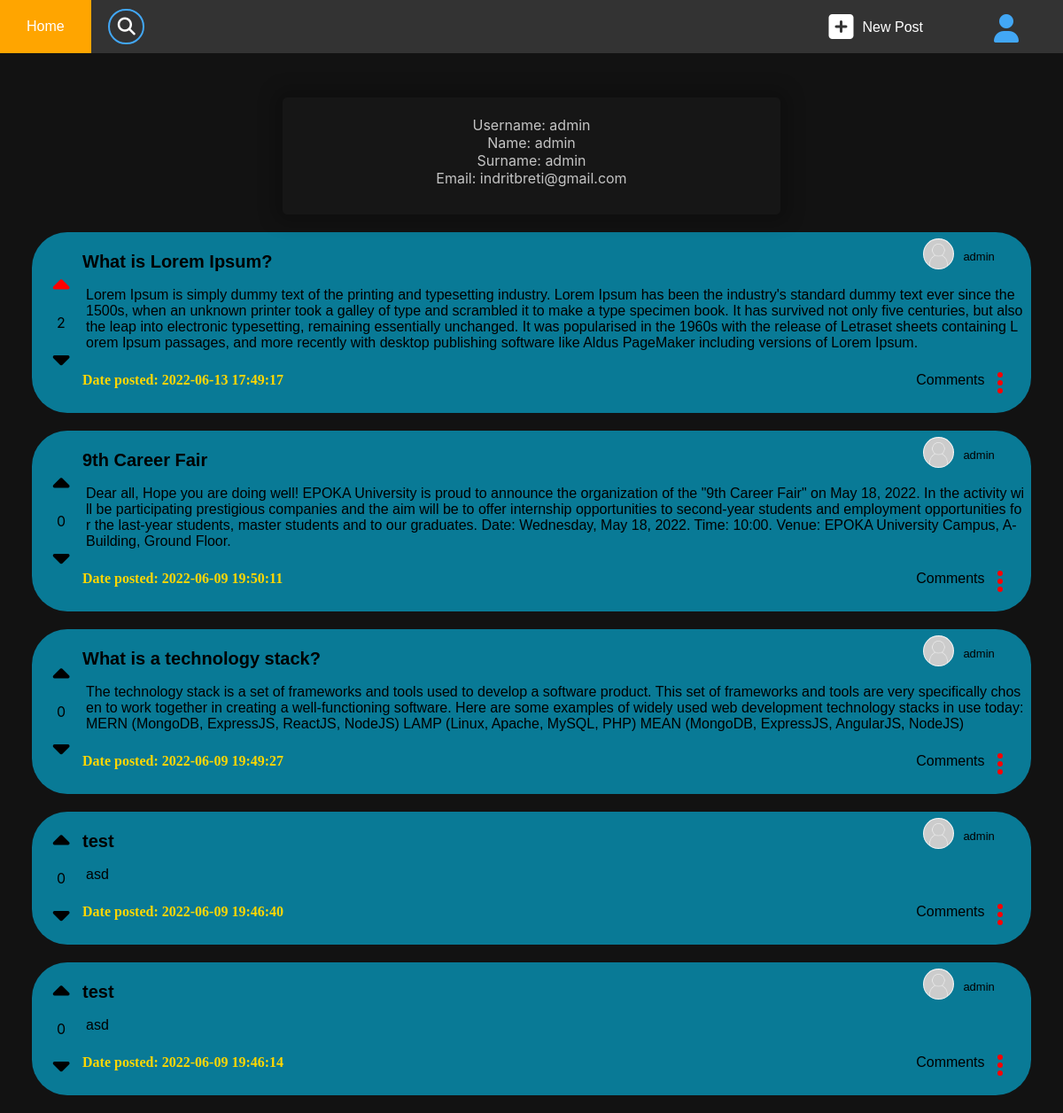
/account?username=admin (signed in), run on the app's committed database.
### tables this page shows
CREATE TABLE `users` (
  `username` varchar(20) NOT NULL,
  `name` varchar(20) NOT NULL,
  `surname` varchar(20) NOT NULL,
  `role` int(11) NOT NULL,
  `email` varchar(32) NOT NULL,
  `birthday` date NOT NULL,
  `password` char(32) NOT NULL
);

CREATE TABLE `votes` (
  `voteId` int(11) NOT NULL,
  `postId` int(11) NOT NULL,
  `username` varchar(20) NOT NULL,
  `value` tinyint(1) NOT NULL,
  `timestampSubmitted` timestamp NOT NULL DEFAULT current_timestamp() ON UPDATE current_timestamp()
);

CREATE TABLE `posts` (
  `postId` int(11) NOT NULL,
  `title` varchar(100) NOT NULL,
  `content` mediumtext NOT NULL,
  `username` varchar(20) NOT NULL,
  `timestampPosted` timestamp NOT NULL DEFAULT '1970-12-31 22:00:01',
  `timestampUpdated` timestamp NOT NULL DEFAULT current_timestamp() ON UPDATE current_timestamp()
);

### src/auth.php (called while the page is built, shortened)
<?php
    function checkAuth(){
        if (isset($_SESSION["username"]) && isset($_SESSION["hashedPass"])) {
            return true;
        }
        return false;
    }
?>

### account/index.php (the view, shortened to what this page needs)
<!DOCTYPE html>
<html>
<head>
    <link rel="stylesheet" type="text/css" href="/askepoka.al/assets/stylesheet.css" />
    <link rel="stylesheet" type="text/css" href="/askepoka.al/assets/css/posts_stylesheet.css" />
    <link rel="stylesheet" href="/askepoka.al/templates/dots_dropdown.css">
</head>
<body>
    <link rel="stylesheet" type="text/css" href="/askepoka.al/templates/navbar/nav_stylesheet.css" />
    <div class="navbar">
        <div class="navbar-container">
            <button class="menu-item" onclick="location.href='/askepoka.al/home'">
                Home
            </button>
            <button class="menu-item menu-search">
                <div class="search-box">
                    <form name="search" action="/askepoka.al/account">
                        <span class="fa fa-lg fa-search" style="margin-right: -35px;"></span>
                        <input type="text" class="search-input-default" name="search" id="search" spellcheck="false" oninput="searchMouseOut()" onmouseover="searchMouseOver()" onmouseout="searchMouseOut()">
                    </form>
                </div>
            </button>
            <button class="menu-item dropdown" style="float: right;" onclick="location.href='/askepoka.al/account'">
                <div class="fa fa-2x fa-user menu-item-div" style="margin-top: 3px; padding-right: 20px; padding-left: 20px;">
                </div>
            </button>
            <button class="menu-item" style="float: right;" onclick="location.href='/askepoka.al/post'">
                <div class="fa fa-2x fa-square-plus"></div>
                <div class="menu-item-div" style="margin-top: 8px; margin-left: 10px;">New Post</div>
            </button>
        </div>
    </div>
    <?php
    require(ROOT_DIR . "/src/auth.php");
    if (checkAuth()) {
        require(ROOT_DIR . "/src/database.php");
        require(ROOT_DIR . "/src/functions.php");
        if (isset($_GET["username"]) &&  $_GET["username"] !== null) {
            $username = $_GET["username"];
        } else {
            $username = $_SESSION["username"];
        }
        if ($username === $_SESSION["username"]) {
            $sql = 'SELECT role, name, surname, birthday, email, username  FROM users WHERE username =  ?';
            try {
                $stmt = $conn->prepare($sql);
                $stmt->execute(array($username));
                $row = $stmt->fetch();
                if ($row == null) {
                    echo "User not found!";
                    $_SESSION["error"] = "User not found!";
                    die();
                }
                $role = $row["role"];
                $name = $row["name"];
                $surname = $row["surname"];
                $date = $row["birthday"];
                $email = $row["email"];
            } catch (Exception $e) {
                echo $e;
            };
            echo '    <div class="centered">
                            <div class="container">
                    <label>Username: ' . $username . '</label></br>
                    <label>Name: ' . $name . '</label></br>
                    <label>Surname: ' . $surname . '</label></br>
                    <label>Email: ' . $email . '</label></br>
                    <label>Birthday: ' . $date . '</label></br>
                    <label>Role: ' . $role . '</label>
                    <br>
                    <br>
                    <form method="post">
                        <input type="submit" name="updateBtn" id="updateBtn" class="customButton" value="Update Values" />
                    </form>
                    </div>
                    </div>
                    ';
            if (isset($_POST['updateBtn'])) {
                header('Location:update?name=' . $name . '&surname=' . $surname . '&date=' . $date . '&email=' . $email . '&username=' . $username);
            }
        } else {
            $sql = 'SELECT name, surname, email, username FROM users WHERE username =  ?';
            try {
                $stmt = $conn->prepare($sql);
                $stmt->execute(array($username));
                $row = $stmt->fetch();
                $name = $row["name"];
                $surname = $row["surname"];
                $email = $row["email"];
            } catch (Exception $e) {
                echo $e;
            };
            echo '    <div class="centered">
                            <div class="container">
                    <label>Username: ' . $username . '</label></br>
                    <label>Name: ' . $name . '</label></br>
                    <label>Surname: ' . $surname . '</label></br>
                    <label>Email: ' . $email . '</label></br></div></div>
                    ';
        }
        try {
            if (isset($_GET["search"])) {
                $param = "%" . strtolower($_GET['search']) . "%";
                $sql = 'SELECT `posts`.`postId` as postId, title, content, `posts`.`username` as username, timestampPosted, timestampUpdated, voteId, value, timestampSubmitted
                FROM `posts`
                LEFT OUTER JOIN `votes` ON `votes`.`postId` = `posts`.`postId` AND `votes`.`username`= ? WHERE `posts`.`username` = ? AND (LOWER(title) LIKE ? OR LOWER(content) LIKE ?)
                ORDER BY timestampPosted DESC LIMIT 10';
                $stmt = $conn->prepare($sql);
                $stmt->execute([$username, $username, $param, $param]);
            } else {
                $sql = 'SELECT `posts`.`postId` as postId, title, content, `posts`.`username` as username, timestampPosted, timestampUpdated, voteId, value, timestampSubmitted
                FROM `posts`
                LEFT OUTER JOIN `votes` ON `votes`.`postId` = `posts`.`postId` AND `votes`.`username`= ? WHERE `posts`.`username` = ?
                ORDER BY timestampPosted DESC LIMIT 10';
                $stmt = $conn->prepare($sql);
                $stmt->execute([$username, $username]);
            }
            $results = $stmt->fetchAll();
            foreach ($results as $row) {
                $postId = $row["postId"];
                $postTitle = $row["title"];
                $postContent = makeUrltoLink($row["content"]);
                $postUser = $row["username"];
                $timestampPosted = $row["timestampPosted"];
                $sql_votes = 'SELECT SUM(value) as cnt FROM votes WHERE `postId` = ?';
                $stmt_votes = $conn->prepare($sql_votes);
                $stmt_votes->execute([$postId]);
                $results_votes = $stmt_votes->fetch();
                $votesCNT = $results_votes["cnt"];
                if ($votesCNT == null)
                    $votesCNT = 0;
                $userVoteValue = $row["value"];
                if ($userVoteValue == null)
                    $userVoteValue = 0;
                $upBtnClass = "";
                if ($userVoteValue == 1) {
                    $upBtnClass = "vote-btn-checked";
                }
                $downBtnClass = "";
                $postControlsUser = "";
                echo '
                <div class="card" id="post_' . $postId . '">
                    <table class="card-table">
                        <tr class="card-table">
                            <td rowspan="3" colspan="1" class="card-table card-votes">
                                <div class="votes">
                                    <div id="upBtn_' . $postId . '" class="fa-solid fa-caret-up vote-btn-unchecked ' . $upBtnClass . '" onclick="upVote(' . $postId . ')"></div>
                                    <p class="post-cnt" id="post_' . $postId . '_cnt">' . $votesCNT . '</p>
                                    <div id="downBtn_' . $postId . '" class="fa-solid fa-caret-down vote-btn-unchecked ' . $downBtnClass . '" onclick="downVote(' . $postId . ')"></div>
                                </div>
                            </td>
                            <td class="card-table card-title">
                                ' . $postTitle . '
                            </td>
                            <td  nowrap>
                                <button onclick="location.href=\'/askepoka.al/account?username=' . $postUser . '\'" class="card-button">
                                <div class="posted-by-div"><img src="/askepoka.al/assets/images/defaultAvatar.jpg" alt="Avatar" class="avatar">
                                    <p class="posted-by-username">' . $postUser . '</p>
                                </div>
                                </button>
                            </td>
                        </tr>
                        <tr class="card-table">
                            <td colspan="3" class="card-table card-content">' . $postContent . '</td>
                        </tr>
                        <tr class="card-table">
                            <td colspan="1" class="card-table card-date">
                                <p class="posted-date">Date posted: ' . $timestampPosted . '</p>
                            </td colspan="1" class="card-table card-controls">
                            <td nowrap class="card-table card-controls">
                                <div class="card-comment-btn">Comments</div>
                                <div class="dots_dropdown card-settings">
                                    <ul class="dropbtn icons" onclick="showDotsDropdown(' . $postId . ')">
                                        <li></li>
                                        <li></li>
                                        <li></li>
                                    </ul>
                                    <div id="card_menu_dropdown_' . $postId . '" class="dots_dropdown-content">
                                        ' . $postControlsUser . '
                                    </div>
                                </div>
                            </td>
                        </tr>
                    </table>
                </div>';
            }
        } catch (Exception $e) {
            echo $e;
        };
    } else {
        include(ROOT_DIR . "/templates/loginPrompt.php");
        loginPrompt(ROOT_URL . "/account");
    }
    ?>
</body>
</html>

### src/functions.php
<?php
function makeUrltoLink($string)
{
    $reg_pattern = "/(((http|https|ftp|ftps)\:\/\/)|(www\.))[a-zA-Z0-9\-\.]+\.[a-zA-Z]{2,3}(\:[0-9]+)?(\/\S*)?/";
    return preg_replace($reg_pattern, '<a href="$0" target="_blank" rel="noopener noreferrer">$0</a>', $string);
}

### assets/stylesheet.css (style rules this page uses)
body { margin: 0px; background-color: #121212; color: rgb(196, 196, 196); font-family: -apple-system, BlinkMacSystemFont, sans-serif; }
.centered { margin-top: 50px; width: 100%; display: flex; justify-content: center; align-items: center; text-align: center; }
.container { text-align: center; padding: 20px 30px 30px 30px; width: 300px; border: 1px solid transparent; border-radius: 5px; box-shadow: 0px 0px 20px 10px rgba(0, 0, 0, 0.199); background-color: #161616; }
@media screen and (min-width:600px) { .container, .customInput { width: 450px; } }
@media only screen and (min-width: 992px) { .container, .customInput { width: 500px; } }

### assets/css/posts_stylesheet.css (style rules this page uses)
.card { width: 94%; text-align: center; background-color: white; border-radius: 40px; margin: 1%; margin-left: 3%; margin-top: 20px; margin-bottom: 20px; background-color: #097a96; }
.vote-btn-unchecked { color: black; font-size: 30px; cursor: pointer }
.vote-btn-checked { color: red; font-size: 30px; cursor: pointer }
.card-title { width: 100%; word-break: break-all; display: flex; font-size: 20px; color: black; padding-top: 20px; font-weight: 700; padding-bottom: 10px; font-family: Arial; justify-content: space-between; }
.card-content { width: 100%; word-break: break-all; text-align: left; padding: 5px; color: black; font-family: 'Gill Sans', 'Gill Sans MT', Calibri, 'Trebuchet MS', sans-serif; }
.card-date { width: 100%; padding-bottom: 10px; color: rgb(0, 0, 0); text-align: left; font-family: Cambria, Cochin, Georgia, Times, 'Times New Roman', serif; color: gold; font-weight: bold; }
.card-controls { text-align: right; padding-right: 30px; padding-bottom: 10px; color: rgb(0, 0, 0); font-family: 'Franklin Gothic Medium', 'Arial Narrow', Arial, sans-serif; }
.card-comment-btn { display: inline-block; cursor: pointer }
.card-settings { display: inline-block; }
.card-votes { color: black; }
.votes { float: left; text-align: center; padding-left: 10px; width: 40px; height: 100%; }
.avatar { vertical-align: middle; width: 35px; height: 35px; border-radius: 50%; }
.posted-by-username { font-size: 13px; padding-left: 10px; }
.posted-by-div { float: right; display: flex; flex-direction: row; margin-right: 30px; font-family: Verdana, Geneva, Tahoma, sans-serif; }
.card-button { background-color: none; border: none; background: none; }

### templates/dots_dropdown.css (style rules this page uses)
.icons li { background: none repeat scroll 0 0 red; height: 6px; width: 6px; line-height: 0; list-style: none outside none; margin-top: 3px; vertical-align: top; border-radius: 50%; pointer-events: none; }
.dropbtn { padding: 0px; padding-left: 10px; margin-top: -10px; margin-bottom: -10px; color: white; cursor: pointer; }
.dots_dropdown { padding: 0xp; position: relative; display: inline-block; }

### templates/navbar/nav_stylesheet.css (style rules this page uses)
.dropdown { float: right; overflow: hidden; }
.navbar { overflow: hidden; background-color: #333; font-family: Arial; height: 60px; text-align: center; align-items: center; }
.navbar-container { border: none; float: left; font-size: 16px; color: white; height: 100%; width: 100%; overflow: hidden; text-decoration: none; text-align: center; align-items: center; display: block; }
.menu-item { border: none; float: left; font-size: 16px; color: white; height: 100%; text-decoration: none; overflow: hidden; text-align: center; align-items: center; outline: none; background-color: inherit; font-family: inherit; float: left; margin: 0px; padding-left: 30px; padding-right: 30px; }
.menu-item-div { float: right; }
.menu-search { background-color: inherit; font-size: 16px; font-family: inherit; align-items: center; text-align: center; margin: auto; }
.search-input-default { padding: 2px; padding-left: 35px; width: 40px; height: 40px; background: none; border: 2px solid #42a7f5; border-radius: 50px; box-sizing: border-box; font-family: Comic Sans MS; font-size: 16px; color: white; outline: none; transition: .5s; }
.fa-search { color: white; }
.fa-user { color: #42a7f5; }
.fa-square-plus { color: white; }

### data on the page
users: name "admin", surname "admin", email "indritbreti@gmail.com"
votes: value 1 (drawn), votesCNT "2", postId.title "What is Lorem Ipsum?", postId.username "admin", postId.content "Lorem Ipsum is simply dummy text of the printing and typesetting industry. Lorem Ipsum has been the industry's standard dummy text ever since the 1500s, when an unknown printer took a galley of type and scrambled it to make a type specimen book. It has survived not only five centuries, but also the leap into electronic typesetting, remaining essentially unchanged. It was popularised in the 1960s with the release of Letraset sheets containing Lorem Ipsum passages, and more recently with desktop publishing software like Aldus PageMaker including versions of Lorem Ipsum.", postId.timestampPosted "2022-06-13 17:49:17"
posts: votesCNT "0", title "9th Career Fair", username "admin", content "Dear all, Hope you are doing well! EPOKA University is proud to announce the organization of the \"9th Career Fair\" on May 18, 2022. In the activity will be participating prestigious companies and the aim will be to offer internship opportunities to second-year students and employment opportunities for the last-year students, master students and to our graduates. Date: Wednesday, May 18, 2022. Time: 10:00. Venue: EPOKA University Campus, A-Building, Ground Floor.", timestampPosted "2022-06-09 19:50:11"
posts: votesCNT "0", title "What is a technology stack?", username "admin", content "The technology stack is a set of frameworks and tools used to develop a software product. This set of frameworks and tools are very specifically chosen to work together in creating a well-functioning software. Here are some examples of widely used web development technology stacks in use today: MERN (MongoDB, ExpressJS, ReactJS, NodeJS) LAMP (Linux, Apache, MySQL, PHP) MEAN (MongoDB, ExpressJS, AngularJS, NodeJS)", timestampPosted "2022-06-09 19:49:27"
posts: votesCNT "0", title "test", username "admin", content "asd", timestampPosted "2022-06-09 19:46:40"
posts: votesCNT "0", title "test", username "admin", content "asd", timestampPosted "2022-06-09 19:46:14"

### other printed values
$username "admin"
